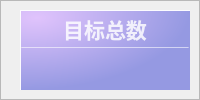
                <widget class="QFrame" name="frame_7">
                 <property name="frameShape">
                  <enum>QFrame::StyledPanel</enum>
                 </property>
                 <property name="frameShadow">
                  <enum>QFrame::Raised</enum>
                 </property>
                 <layout class="QHBoxLayout" name="horizontalLayout_23">
                  <property name="spacing">
                   <number>6</number>
                  </property>
                  <property name="leftMargin">
                   <number>0</number>
                  </property>
                  <property name="topMargin">
                   <number>9</number>
                  </property>
                  <property name="rightMargin">
                   <number>9</number>
                  </property>
                  <property name="bottomMargin">
                   <number>9</number>
                  </property>
                  <item>
                   <widget class="QLabel" name="targetLabel">
                    <property name="maximumSize">
                     <size>
                      <width>80</width>
                      <height>80</height>
                     </size>
                    </property>
                    <property name="text">
                     <string/>
                    </property>
                    <property name="pixmap">
                     <pixmap resource="YOLOSHOWUI.qrc">:/statusbar/images/newsize/targetBar.png</pixmap>
                    </property>
                    <property name="alignment">
                     <set>Qt::AlignCenter</set>
                    </property>
                   </widget>
                  </item>
                  <item>
                   <widget class="QFrame" name="Target_QF">
                    <property name="minimumSize">
                     <size>
                      <width>170</width>
                      <height>80</height>
                     </size>
                    </property>
                    <property name="maximumSize">
                     <size>
                      <width>170</width>
                      <height>80</height>
                     </size>
                    </property>
                    <property name="toolTipDuration">
                     <number>0</number>
                    </property>
                    <property name="styleSheet">
                     <string notr="true">QFrame#Target_QF{
color: rgb(255, 255, 255);
background-color: qradialgradient(cx:0, cy:0, radius:1, fx:0.1, fy:0.1, stop:0 #E0C3FC,  stop:1  #9599E2);
border: 1px outset #9599E2;
}
</string>
                    </property>
                    <property name="frameShape">
                     <enum>QFrame::StyledPanel</enum>
                    </property>
                    <property name="frameShadow">
                     <enum>QFrame::Raised</enum>
                    </property>
                    <layout class="QVBoxLayout" name="verticalLayout_9" stretch="0,2,1">
                     <property name="spacing">
                      <number>0</number>
                     </property>
                     <property name="leftMargin">
                      <number>0</number>
                     </property>
                     <property name="topMargin">
                      <number>0</number>
                     </property>
                     <property name="rightMargin">
                      <number>0</number>
                     </property>
                     <property name="bottomMargin">
                      <number>0</number>
                     </property>
                     <item>
                      <widget class="QFrame" name="Target_top">
                       <property name="styleSheet">
                        <string notr="true">border:none</string>
                       </property>
                       <property name="frameShape">
                        <enum>QFrame::StyledPanel</enum>
                       </property>
                       <property name="frameShadow">
                        <enum>QFrame::Raised</enum>
                       </property>
                       <layout class="QHBoxLayout" name="horizontalLayout_12">
                        <property name="spacing">
                         <number>0</number>
                        </property>
                        <property name="leftMargin">
                         <number>0</number>
                        </property>
                        <property name="topMargin">
                         <number>3</number>
                        </property>
                        <property name="rightMargin">
                         <number>0</number>
                        </property>
                        <property name="bottomMargin">
                         <number>3</number>
                        </property>
                        <item>
                         <widget class="QLabel" name="label_6">
                          <property name="maximumSize">
                           <size>
                            <width>16777215</width>
                            <height>30</height>
                           </size>
                          </property>
                          <property name="font">
                           <font>
                            <family>苹方字体</family>
                            <pointsize>16</pointsize>
                            <bold>true</bold>
                           </font>
                          </property>
                          <property name="styleSheet">
                           <string notr="true">color: rgba(255, 255,255, 210);
text-align:center;
</string>
                          </property>
                          <property name="text">
                           <string>目标总数</string>
                          </property>
                          <property name="alignment">
                           <set>Qt::AlignCenter</set>
                          </property>
                          <property name="indent">
                           <number>0</number>
                          </property>
                         </widget>
                        </item>
                       </layout>
                      </widget>
                     </item>
                     <item>
                      <widget class="Line" name="line_3">
                       <property name="maximumSize">
                        <size>
                         <width>16777215</width>
                         <height>1</height>
                        </size>
                       </property>
                       <property name="styleSheet">
                        <string notr="true">background-color: rgba(255, 255, 255, 89);</string>
                       </property>
                       <property name="orientation">
                        <enum>Qt::Horizontal</enum>
                       </property>
                      </widget>
                     </item>
                     <item>
                      <widget class="QFrame" name="Target_bottom">
                       <property name="styleSheet">
                        <string notr="true">border:none</string>
                       </property>
                       <property name="frameShape">
                        <enum>QFrame::StyledPanel</enum>
                       </property>
                       <property name="frameShadow">
                        <enum>QFrame::Raised</enum>
                       </property>
                       <layout class="QVBoxLayout" name="verticalLayout_10">
                        <property name="spacing">
                         <number>0</number>
                        </property>
                        <property name="leftMargin">
                         <number>0</number>
                        </property>
                        <property name="topMargin">
                         <number>6</number>
                        </property>
                        <property name="rightMargin">
                         <number>0</number>
                        </property>
                        <property name="bottomMargin">
                         <number>6</number>
                        </property>
                        <item alignment="Qt::AlignTop">
                         <widget class="QLabel" name="Target_num">
                          <property name="minimumSize">
                           <size>
                            <width>0</width>
                            <height>30</height>
                           </size>
                          </property>
                          <property name="maximumSize">
                           <size>
                            <width>16777215</width>
                            <height>30</height>
                           </size>
                          </property>
                          <property name="font">
                           <font>
                            <family>Microsoft YaHei UI</family>
                            <pointsize>17</pointsize>
                            <italic>false</italic>
                            <bold>false</bold>
                            <underline>false</underline>
                           </font>
                          </property>
                          <property name="styleSheet">
                           <string notr="true">color: rgb(255, 255, 255);
font: 17pt &quot;Microsoft YaHei UI&quot;;</string>
                          </property>
                          <property name="text">
                           <string/>
                          </property>
                          <property name="alignment">
                           <set>Qt::AlignCenter</set>
                          </property>
                         </widget>
                        </item>
                       </layout>
                      </widget>
                     </item>
                    </layout>
                   </widget>
                  </item>
                 </layout>
                </widget>
